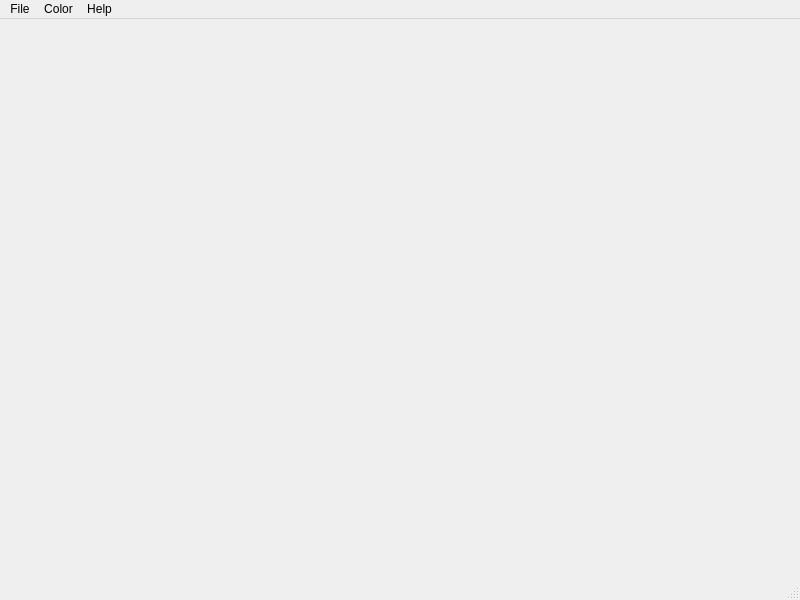
<?xml version="1.0" encoding="UTF-8"?>
<ui version="4.0">
 <class>MainWindow</class>
 <widget class="QMainWindow" name="MainWindow">
  <property name="geometry">
   <rect>
    <x>0</x>
    <y>0</y>
    <width>800</width>
    <height>600</height>
   </rect>
  </property>
  <property name="windowTitle">
   <string>MainWindow</string>
  </property>
  <widget class="QWidget" name="centralwidget"/>
  <widget class="QMenuBar" name="menubar">
   <property name="geometry">
    <rect>
     <x>0</x>
     <y>0</y>
     <width>800</width>
     <height>25</height>
    </rect>
   </property>
   <widget class="QMenu" name="menuFile">
    <property name="title">
     <string>File</string>
    </property>
    <addaction name="actionOpen"/>
    <addaction name="actionSave"/>
    <addaction name="actionSave_as"/>
    <addaction name="actionClose"/>
    <addaction name="actionExit"/>
   </widget>
   <widget class="QMenu" name="menuColor">
    <property name="title">
     <string>Color</string>
    </property>
    <addaction name="actionPen"/>
    <addaction name="actionBrush"/>
   </widget>
   <widget class="QMenu" name="menuHelp">
    <property name="title">
     <string>Help</string>
    </property>
    <addaction name="actionAbout"/>
   </widget>
   <addaction name="menuFile"/>
   <addaction name="menuColor"/>
   <addaction name="menuHelp"/>
  </widget>
  <widget class="QStatusBar" name="statusbar"/>
  <action name="actionOpen">
   <property name="enabled">
    <bool>false</bool>
   </property>
   <property name="text">
    <string>Open...</string>
   </property>
   <property name="shortcut">
    <string>Ctrl+O</string>
   </property>
  </action>
  <action name="actionSave">
   <property name="enabled">
    <bool>false</bool>
   </property>
   <property name="text">
    <string>Save</string>
   </property>
   <property name="shortcut">
    <string>Ctrl+S</string>
   </property>
  </action>
  <action name="actionSave_as">
   <property name="text">
    <string>Save as...</string>
   </property>
  </action>
  <action name="actionClose">
   <property name="enabled">
    <bool>false</bool>
   </property>
   <property name="text">
    <string>Close</string>
   </property>
  </action>
  <action name="actionExit">
   <property name="text">
    <string>Exit</string>
   </property>
   <property name="shortcut">
    <string>Alt+X</string>
   </property>
  </action>
  <action name="actionPen">
   <property name="text">
    <string>Pen...</string>
   </property>
  </action>
  <action name="actionBrush">
   <property name="text">
    <string>Brush...</string>
   </property>
  </action>
  <action name="actionAbout">
   <property name="text">
    <string>About</string>
   </property>
  </action>
 </widget>
 <resources/>
 <connections/>
</ui>
